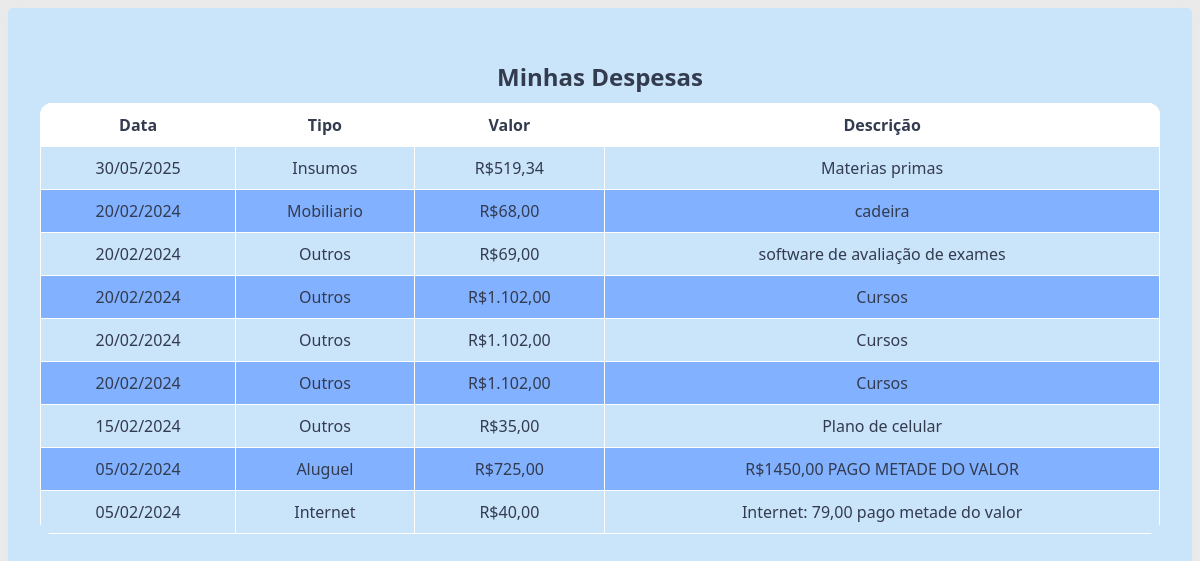
The page /painel/despesas.php (signed in) on the database its author committed.
### tables this page shows
CREATE TABLE `despesas` (
  `id` int(11) NOT NULL,
  `token_emp` varchar(50) NOT NULL,
  `despesa_dia` date NOT NULL,
  `despesa_valor` double NOT NULL,
  `despesa_tipo` varchar(30) NOT NULL,
  `despesa_descricao` text NOT NULL,
  `despesa_quem` varchar(30) NOT NULL
);

### painel/verifica_login.php (called while the page is built, shortened)
<?php
$css_path = "css/style_colorido.css";

### painel/despesas.php (the view, shortened to what this page needs)
<?php
require('../config/database.php');
require('verifica_login.php');
?>
<!DOCTYPE html>
<html lang="pt-br">
<head>
    <link rel="stylesheet" href="<?php echo $css_path ?>">
</head>
<body>
    <div class="container">
        <h2>Minhas Despesas</h2>
        <table>
            <thead>
                <tr>
                    <th>Data</th>
                    <th>Tipo</th>
                    <th>Valor</th>
                    <th>Descrição</th>
                </tr>
            </thead>
            <tbody>
                <?php
                $query = $conexao->prepare("SELECT * FROM despesas WHERE token_emp = '{$_SESSION['token_emp']}' AND id >= :id ORDER BY despesa_dia DESC");
                $query->execute(['id' => 1]);
                while ($select = $query->fetch(PDO::FETCH_ASSOC)) {
                    $despesa_dia = date('d/m/Y', strtotime($select['despesa_dia']));
                    $despesa_tipo = $select['despesa_tipo'];
                    $despesa_valor = 'R$' . number_format($select['despesa_valor'], 2, ',', '.');
                    $despesa_descricao = $select['despesa_descricao'];
                ?>
                <tr>
                    <td data-label="Data"><?php echo $despesa_dia; ?></td>
                    <td data-label="Tipo"><?php echo $despesa_tipo; ?></td>
                    <td data-label="Valor"><?php echo $despesa_valor; ?></td>
                    <td data-label="Descrição"><?php echo $despesa_descricao; ?></td>
                </tr>
                <?php } ?>
            </tbody>
        </table>
    </div>
</body>
</html>

### painel/css/style_colorido.css (style rules this page uses)
:root { --cor-fundo: #cae4fa; --cor-subfundo: #e6f2ff; --cor-fundo2: #ffffff; --cor-texto: #333b4f; --cor-texto-inverso: #ffffff; --cor-borda-legend: #6a8caf; --cor-botao: #82b1ff; --cor-botao-hover: #3a5f8a; --cor-fundo-focus: #81bbfa; --cor-domingo-feriado-etc: #4eacf8; --cor-titulo: #333b4f; --cor-borda: #aacbe4; --cor-borda-clara: #d6e6f2; --cor-hover: #a0c4ff; --cor-secundaria: #5fa8d3; --cor-h1: #264653; --cor-btn-hover: #3a5f8a; }
body { background-color: #eaeaea; height: 100vh; font-family: 'Segoe UI', Roboto, Helvetica, Arial, sans-serif; }
.container { padding: 2rem; background-color: var(--cor-fundo); min-height: 100vh; border-radius: 5px; box-shadow: 0 0 12px rgba(215, 212, 212, 0.05); }
h2 { text-align: center; margin-bottom: 10px; color: var(--cor-texto); font-size: clamp(1.2rem, 2vw, 1.6rem); }
table { width: 100%; border-collapse: collapse; border-radius: 12px; overflow: hidden; }
thead { background-color: var(--cor-fundo2); }
th, td { border: 1px solid var(--cor-fundo2); padding: 10px; text-align: center; }
th { background-color: var(--cor-fundo2); color: var(--cor-texto); }
tr:nth-child(even) { background-color: var(--cor-botao); color: var(--cor-texto); }
tr:nth-child(odd) { background-color: var(--cor-fundo); color: var(--cor-texto); }

### rows shown on the page
despesas: despesa_dia "30/05/2025", despesa_tipo "Insumos", despesa_valor "R$519,34", despesa_descricao "Materias primas"
despesas: despesa_dia "20/02/2024", despesa_tipo "Mobiliario", despesa_valor "R$68,00", despesa_descricao "cadeira"
despesas: despesa_dia "20/02/2024", despesa_tipo "Outros", despesa_valor "R$69,00", despesa_descricao "software de avaliação de exames"
despesas: despesa_dia "20/02/2024", despesa_tipo "Outros", despesa_valor "R$1.102,00", despesa_descricao "Cursos"
despesas: despesa_dia "20/02/2024", despesa_tipo "Outros", despesa_valor "R$1.102,00", despesa_descricao "Cursos"
despesas: despesa_dia "20/02/2024", despesa_tipo "Outros", despesa_valor "R$1.102,00", despesa_descricao "Cursos"
despesas: despesa_dia "15/02/2024", despesa_tipo "Outros", despesa_valor "R$35,00", despesa_descricao "Plano de celular"
despesas: despesa_dia "05/02/2024", despesa_tipo "Aluguel", despesa_valor "R$725,00", despesa_descricao "R$1450,00 PAGO METADE DO VALOR"
despesas: despesa_dia "05/02/2024", despesa_tipo "Internet", despesa_valor "R$40,00", despesa_descricao "Internet: 79,00 pago metade do valor"
